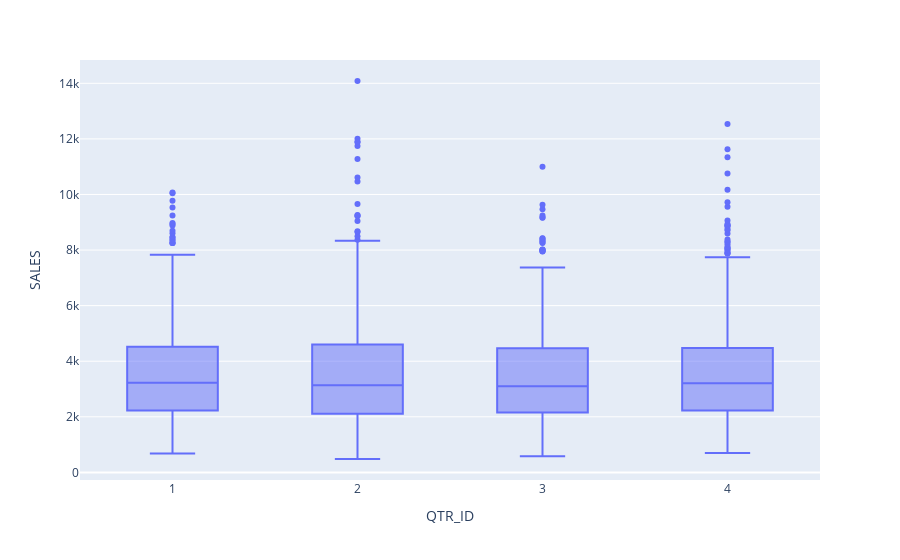

This figure's notebook cell:
### Code cell
df.plot(x='QTR_ID',y='SALES',kind='box')

### Figure 1 — Plotly figure (JSON) as saved in the notebook; plotly's stock layout.template omitted (floating-point values rounded to 4 significant figures; data arrays with more than 128 entries replaced by an {"elided": "..."} marker saying what was removed)
{"data": [{"alignmentgroup": "True", "hovertemplate": "QTR_ID=%{x}<br>SALES=%{y}<extra></extra>", "legendgroup": "", "marker": {"color": "#636efa"}, "name": "", "notched": false, "offsetgroup": "", "orientation": "v", "showlegend": false, "type": "box", "x": {"elided": "2823 int values"}, "x0": " ", "xaxis": "x", "y": {"elided": "2823 float values"}, "y0": " ", "yaxis": "y"}], "layout": {"boxmode": "group", "legend": {"tracegroupgap": 0}, "margin": {"t": 60}, "xaxis": {"anchor": "y", "domain": [0, 1], "title": {"text": "QTR_ID"}}, "yaxis": {"anchor": "x", "domain": [0, 1], "title": {"text": "SALES"}}}}
